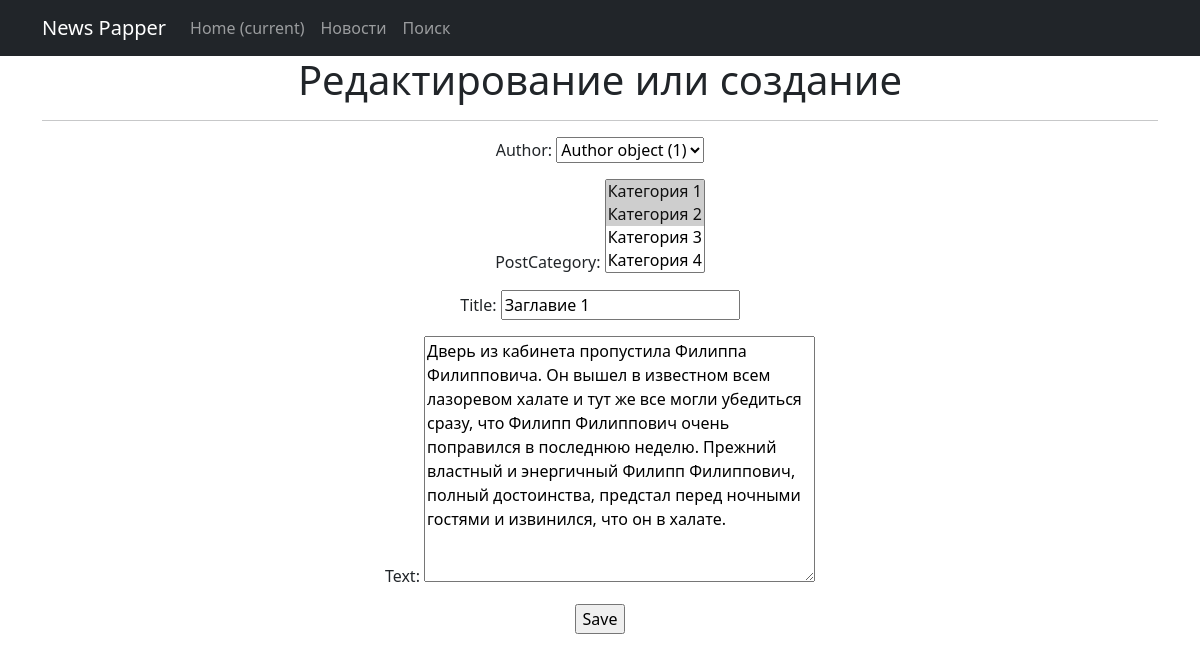
/news/1/edit/, run on the app's committed database.
### news/models.py (models this page shows, shortened)
class Post(models.Model):
    author = models.ForeignKey(Author, on_delete=models.CASCADE)
    News = 'NW'
    Article = 'AR'
    CHOISE_CATEGORY = [
        (News, 'Новость'),
        (Article, 'Статья')
    ]
    categoryType = models.CharField(max_length=2, choices=CHOISE_CATEGORY, default=News)
    dateCreation = models.DateTimeField(auto_now_add=True)
    postCategory = models.ManyToManyField(Category, through='PostCategory')
    title = models.CharField(max_length=128)
    text = models.TextField()
    rating = models.SmallIntegerField(default=0)

### news/views.py (the view)
# urls.py: path('<int:pk>/edit/', PostUpdate.as_view(), name='news_edit'),
class PostUpdate(UpdateView):
    form_class = PostForm
    model = Post
    template_name = 'post_edit.html'

### news/forms.py
class PostForm(forms.ModelForm):
    class Meta:
        model = Post
        fields = [
            'author',
            'postCategory',
            'title',
            'text',
        ]

### news/models.py (called while the page is built)
    def __str__(self):
        return self.name

### templates/post_edit.html (shortened to what this page needs)
{% extends 'flatpages/default.html' %}
{% block content %}
<h1>Редактирование или создание</h1>
<hr>
<form action="" method="post">
    {{ form.as_p }}
    <input type="submit" value="Save" />
</form>
{% endblock content %}

### data on the page
Post: author "Author object (1)", title "Заглавие 1", text "Дверь из кабинета пропустила Филиппа Филипповича. Он вышел в известном всем лазоревом халате и тут же все могли убедиться сразу, что Филипп Филиппович очень поправился в последнюю неделю. Прежний властный и энергичный Филипп Филиппович, полный достоинства, предстал перед ночными гостями и извинился, что он в халате."
